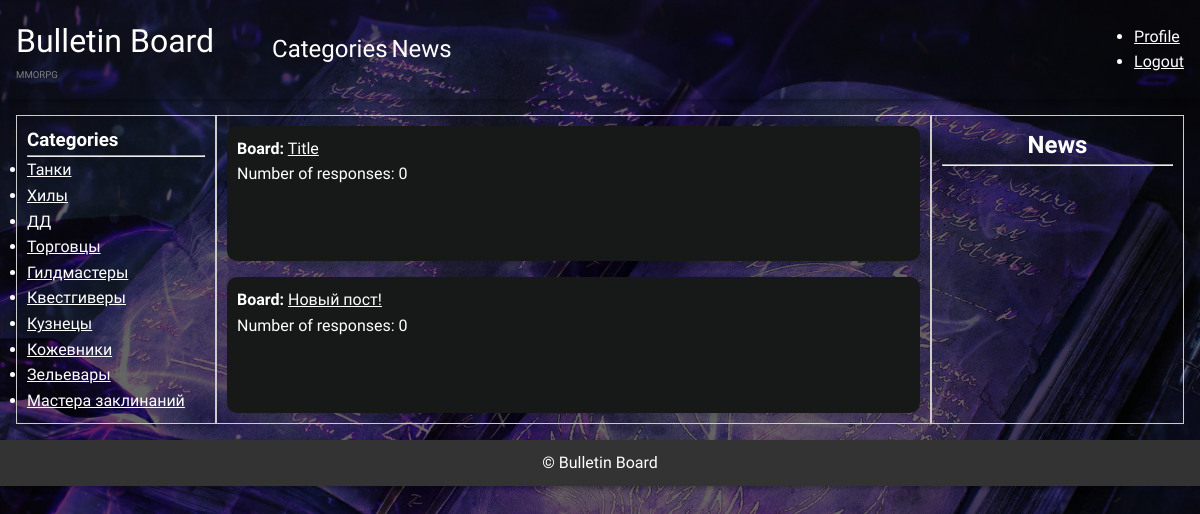
/profile/replay/ (signed in), run on an earlier commit of the app's database.
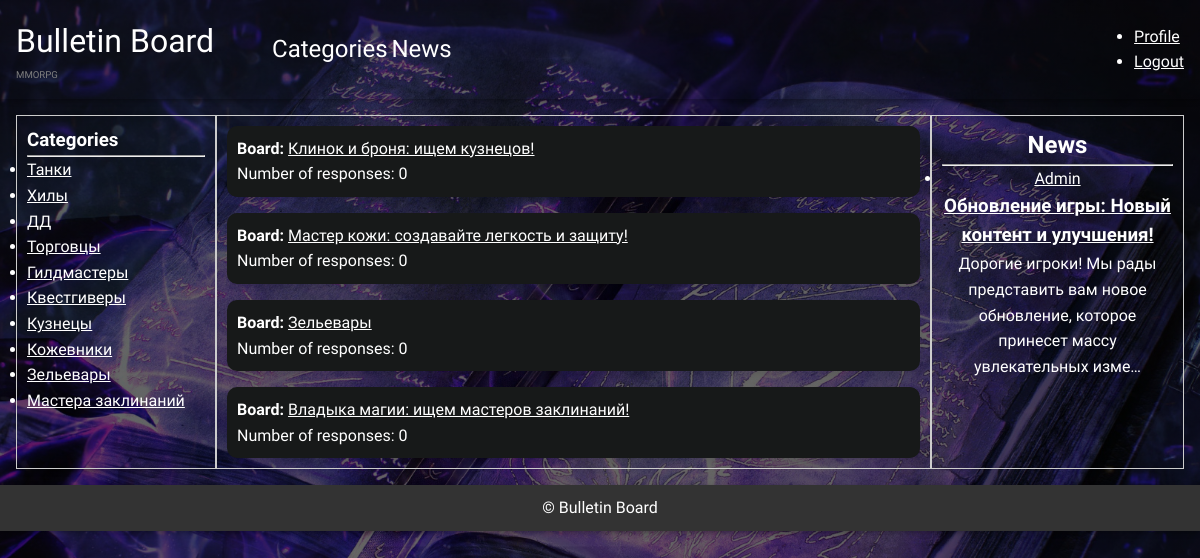
And on a later commit of the database.
### board/models.py (models this page shows, shortened)
class Category(models.Model):
    class Meta:
        verbose_name = 'Category'
        verbose_name_plural = 'Categories'
    name = models.CharField(max_length=150)
    slug = models.SlugField(
        max_length=255, unique=True, db_index=True, verbose_name="URL",
        blank=True)
    descriptions = models.TextField(blank=True)
    image = models.ImageField(
        upload_to='categories/images/', null=True, blank=True)

class Board(models.Model):
    author = models.ForeignKey(User, on_delete=models.CASCADE)
    title = models.CharField(max_length=150, blank=False)
    text = RichTextUploadingField()
    category = models.ForeignKey('Category',
                                 on_delete=models.CASCADE, blank=False)
    created_date = models.DateTimeField(auto_now_add=True, null=True,
                                        blank=True)
    slug = models.SlugField(
        max_length=255, unique=True, db_index=True, verbose_name="URL",
        blank=True)
    image = models.ImageField(
        upload_to='boards/images/', null=True, blank=True, default='boards/images/default_image.jpg')  # upload to images in board
    video = models.FileField(
        upload_to='boards/videos', null=True, blank=True)   # upload to video in board

class Post(models.Model):
    author = models.ForeignKey(User, on_delete=models.CASCADE)
    title = models.CharField(max_length=150, blank=False)
    text = models.TextField()
    created_date = models.DateTimeField(auto_now_add=True)
    image = models.ImageField(
        upload_to='posts/images/', null=True, blank=True)
    video = models.FileField(
        upload_to='posts/videos', null=True, blank=True)
    slug = models.SlugField(
        max_length=255, unique=True, db_index=True, verbose_name="URL",
        blank=True)

### board/views.py (the view)
class ResponseListView(View):
    def get_context_data(self, request):
        categories = Category.objects.all()
        posts = Post.objects.all()
        boards = Board.objects.filter(
            author=request.user).annotate(
                response_count=Count('responseboard'))
        my_responses_board = ResponseBoard.objects.filter(
            board__in=boards).select_related('user', 'board')
        return {
            'responses': my_responses_board,
            'categories': categories,
            'posts': posts,
            'boards': boards,
        }
    def get(self, request):
        if not request.user.is_authenticated:
            return redirect('accounts_login')
        context = self.get_context_data(request)
        return render(request, 'board/board_replay.html', context)

### templates/board/board_replay.html (shortened to what this page needs)
{% extends 'default.html' %}
{% load i18n %}
{% block side-left %}
    <section>
        <h1>{% trans 'Categories' %}</h1>
        <hr>
    </section>
    <section>
        <ul class="categories">
        {% for category in categories %}
            <li class="category">
                <a href="{% url 'BoardsInCategory' category.pk category.slug  %}">{{category.name}}</a>
            </li>
        {% endfor %}
        </ul>
    </section>
{% endblock side-left %}
{% block content %}
{% for board in boards %}
    <div class="replay">
        <article class="card-replay">
            <p><strong>{% trans "Board:" %}</strong> <a href="{% url 'ResponseDetail' board.pk board.slug %}">{{ board.title }}</a></p>
            <p>{% trans "Number of responses" %}: {{ board.response_count }}</p>
        </article>
    </div>
{% endfor %}
{% endblock content %}
{% block side-right %}
    <section>
        <h1>{% trans 'News' %}</h1>
        <hr>
    </section>
    <section class="posts">
        <ul>
        {% for post in posts %}
            <li>
                <a href="#">{{ post.author }}</a>
                <h3><a href="{% url 'PostDetail' post.pk post.slug %}">{{ post.title }}</a></h3>
                <p>{{ post.text|truncatechars:100 }}</p>
            </li>
        {% endfor %}
        </ul>
    </section>
{% endblock side-right %}

### templates/default.html (shortened to what this page needs)
<!DOCTYPE html>
{% load static %}
{% load i18n %}
{% load tz %}
<html lang="en">
    <head>
        <link href="{% static 'css/styles.css'%}" rel="stylesheet" />
    </head>
    <body>
        <header class="header">
            {% block nav %}
            <nav class="navigation">
                <div class="logo">
                    <a class="text-logo" href="{% url 'BoardList' %}">{% trans "Bulletin Board" %}</a>
                    <span class="undeground-text">{% trans "MMORPG" %}</span>
                </div>
                <ul>
                    <li><a class="text-navigation" href="{% url 'CategoryList' %}">{% trans "Categories" %}</a></li>
                    <li><a class="text-navigation" href="{% url 'PostList' %}">{% trans "News" %}</a></li>
                </ul>
            </nav>
            {% endblock nav %}
            {% block user_nav %}
            <ul>
                {% if request.user.is_authenticated %}
                    <li><a class="user" href="{% url 'accounts_profile' user.pk %}">{% trans "Profile" %}</a></li>
                    <li><a class="user" href="{% url 'accounts_logout' %}">{% trans "Logout" %}</a></li>
                {% else %}
                    <li><a class="user" href="{% url 'accounts_login' %}">{% trans "Login" %}</a></li>
                    <li><a class="user" href="{% url 'accounts_signup' %}">{% trans "SignUp" %}</a></li>
                {% endif %}
            </ul>
            {% endblock user_nav %}
        </header>
        <main class="main">
            <aside class="side-left">
                {% block side-left %}
                {% endblock side-left %}
            </aside>
            <div class="content">
                {% block content %}
                {% endblock content %}
            </div>
            <div class="side-right">
                {% block side-right %}
                {% endblock side-right %}
            </div>
        </main>
        <footer class="footer">
            © {% trans "Bulletin Board" %}
        </footer>
    </body>
</html>

### static/css/styles.css (style rules this page uses)
* { margin: 0; padding: 0; box-sizing: border-box; color: #fff; }
body { height: 100%; font-family: "Philosopher", sans-serif; font-weight: 400; font-style: normal; line-height: 1.6; background: linear-gradient(rgba(0, 0, 0, 0.6), rgba(0, 0, 0, 0.6)), url('/media/images/background/book-dark-magic-kniga-magiia-tiomnaia-magiia-runy.jpg') center / cover no-repeat; background-color: #000; background-size: cover; background-attachment: fixed; }
.header { display: flex; flex-wrap: wrap; justify-content: center; align-items: center; padding: 1rem; color: #fff; top: 0; z-index: 1000; width: 100%; box-shadow: 0 2px 5px rgba(0, 0, 0, 0.3); }
.navigation { flex:1; display: flex; align-items: center; gap: 1rem; }
.navigation ul li a, .user-container ul li a { color: #fff; text-decoration: none; font-size: 1.5rem; border-radius: 4px; font-family: "Philosopher", sans-serif; font-weight: 400; font-style: normal; }
.navigation li { display: inline; }
.logo { display: flex; flex-wrap: wrap; justify-content: space-between; align-items: flex-start; }
.logo span { font-size: 0.6rem; color: grey; flex: 1 1 calc(50% - 1rem); text-align: start; }
.logo a { color: #fff; font-weight: bold; text-decoration: none; font-size: 2rem; font-family: "Philosopher", sans-serif; font-weight: 400; font-style: normal; border-radius: 4px; }
.main { display: flex; padding: 1rem; justify-content: space-between; align-items: stretch; }
.side-left { flex: 1; padding: 1rem; width: auto; max-width: 200px; box-shadow: 0 2px 5px rgba(0, 0, 0, 0.3) }
.content { flex: 3; display: flex; padding-top: 0px; justify-content: center; text-align: center; gap: 1rem; flex-wrap: wrap; }
.side-right { flex: 1; padding: 1rem; padding-top: 0px; text-align: center; gap: 1rem; }
.side-left, .side-right, .content { padding: 10px; border: 1px solid #ccc; min-height: 100%; }
.replay { display: flex; flex-direction: column; justify-content: flex-start; align-items: stretch; flex-wrap: nowrap; background-color: #171919; border-radius: 10px; box-shadow: 0 4px 8px rgba(0, 0, 0, 0.1); width: 100%; box-sizing: border-box; height: auto; padding: 10px; text-align: justify; }
.footer { background-color: #333; color: white; text-align: center; padding: 10px; box-shadow: 0 2px 5px rgba(0, 0, 0, 0.3); font-family: "Philosopher", sans-serif; font-weight: 400; font-style: normal; }

What changed in the data, as far as the page shows it:
removed Board: title "Title", response_count "0"
removed Board: title "Новый пост!", response_count "0"
added Board: title "Клинок и броня: ищем кузнецов!", response_count "0"
added Board: title "Мастер кожи: создавайте легкость и защиту!", response_count "0"
added Board: title "Зельевары", response_count "0"
added Board: title "Владыка магии: ищем мастеров заклинаний!", response_count "0"
added Post: author "Admin", title "Обновление игры: Новый контент и улучшения!", text "Дорогие игроки! Мы рады представить вам новое обновление, которое принесет массу увлекательных изме…"
